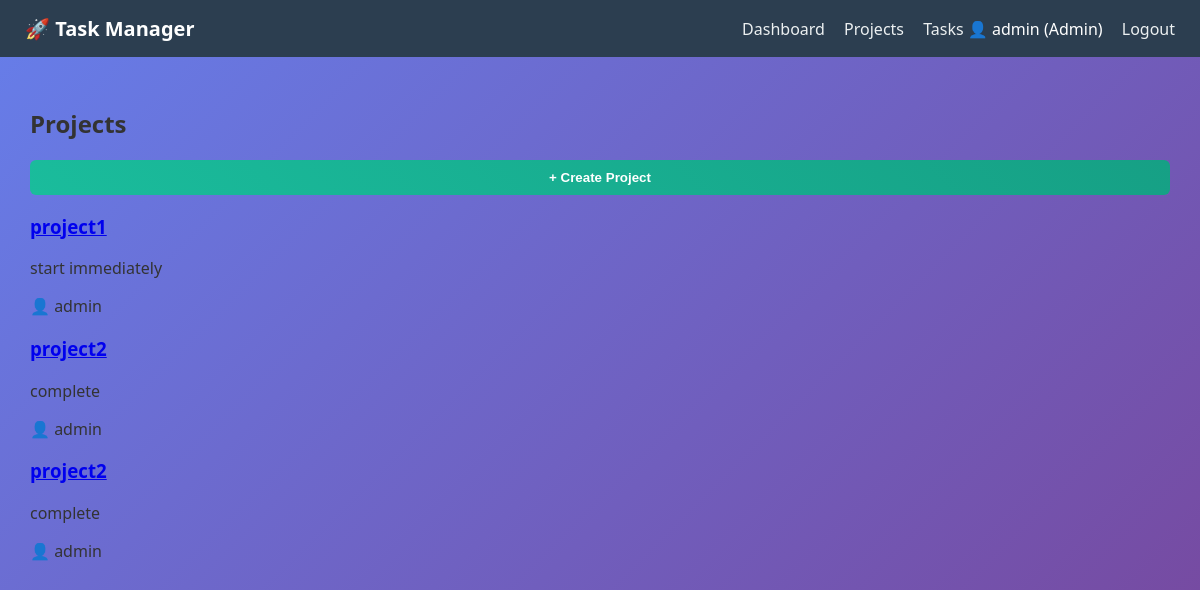
Page /projects/ (signed in) on the committed database.
### task_manager/models.py (models this page shows, shortened)
class Profile(models.Model):
    ROLE_CHOICES = [
        ('Admin', 'Admin'),
        ('Member', 'Member')
    ]
    user = models.OneToOneField(User, on_delete=models.CASCADE)
    role = models.CharField(max_length=10, choices=ROLE_CHOICES, default="Member")

class Project(models.Model):
    name = models.CharField(max_length=100)
    description = models.TextField(blank=True)
    created_by = models.ForeignKey(User, on_delete=models.CASCADE)
    members = models.ManyToManyField(User, related_name="projects")  # ✅ important
    created_at = models.DateTimeField(auto_now_add=True)

### task_manager/views.py (the view)
# urls.py: path('projects/', views.projects, name="projects"),
def projects(request):
    profile, _ = Profile.objects.get_or_create(user=request.user)
    if profile.role == "Admin":
        projects = Project.objects.all()
    else:
        projects = Project.objects.filter(members=request.user)
    return render(request, "projects.html", {
        "projects": projects,
        "is_admin": profile.role == "Admin"
    })

### templates/projects.html (shortened to what this page needs)
{% extends "base.html" %}
{% block content %}
<h2 class="page-title">Projects</h2>
{% if is_admin %}
    <a href="{% url 'create_project' %}">
        <button class="primary-btn">+ Create Project</button>
    </a>
{% endif %}
{% if projects %}
<div class="project-list">
    {% for project in projects %}
        <div class="project-card">
            <div class="project-header">
                <a href="{% url 'project_detail' project.id %}">
                    <h3>{{ project.name }}</h3>
                </a>
            </div>
            <p class="project-desc">
                {{ project.description|default:"No description provided" }}
            </p>
            <div class="project-meta">
                <span>👤 {{ project.created_by.username }}</span>
            </div>
        </div>
    {% endfor %}
</div>
{% endif %}
{% endblock %}

### templates/base.html (shortened to what this page needs)
<!DOCTYPE html>
<html>
<head>
    {% load static %}
    <link rel="stylesheet" href="{% static 'css/style.css' %}">
</head>
<body>
<nav class="navbar">
    <div class="logo">🚀 Task Manager</div>
    <div class="nav-links">
        {% if user.is_authenticated %}
            <a href="{% url 'dashboard' %}">Dashboard</a>
            <a href="{% url 'projects' %}">Projects</a>
            <a href="{% url 'tasks' %}">Tasks</a>
            <span class="role">
                👤 {{ user.username }} ({{ user.profile.role }})
            </span>
            <a href="{% url 'logout' %}" class="logout">Logout</a>
        {% else %}
            <a href="{% url 'login' %}">Login</a>
            <a href="{% url 'signup' %}">Signup</a>
        {% endif %}
    </div>
</nav>
<div class="container">
    {% block content %}{% endblock %}
</div>
</body>
</html>

### static/css/style.css (style rules this page uses)
body { font-family: 'Segoe UI', sans-serif; margin: 0; background: linear-gradient(135deg, #667eea, #764ba2); color: #333; }
.navbar { display: flex; justify-content: space-between; align-items: center; background: #2c3e50; padding: 15px 25px; color: white; }
.logo { font-size: 20px; font-weight: bold; }
.nav-links a { color: #ecf0f1; margin-left: 15px; text-decoration: none; font-weight: 500; }
.logout { color: #e74c3c; }
.container { padding: 30px; }
button { background: linear-gradient(45deg, #1abc9c, #16a085); color: white; padding: 10px; border: none; border-radius: 6px; cursor: pointer; width: 100%; font-weight: bold; }

### rows in the picture
Project: name "project1", description "start immediately", created_by.username "admin"
Project: name "project2", description "complete", created_by.username "admin"
Project: name "project2", description "complete", created_by.username "admin"

### other values in the picture
{{ user.username }} "admin"
{{ user.profile.role }} "Admin"
